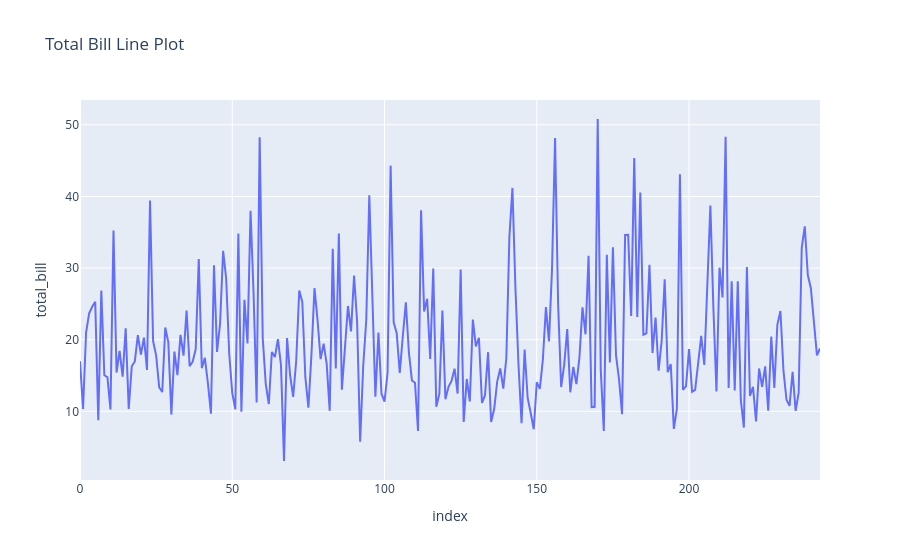

Notebook cell for this chart:
### Code cell
import plotly.express as px

fig = px.line(df, y="total_bill", title="Total Bill Line Plot")
fig.show()

### Figure 1 — Plotly figure (JSON) as saved in the notebook; plotly's stock layout.template omitted (floating-point values rounded to 4 significant figures; data arrays with more than 128 entries replaced by an {"elided": "..."} marker saying what was removed)
{"data": [{"hovertemplate": "index=%{x}<br>total_bill=%{y}<extra></extra>", "legendgroup": "", "line": {"color": "#636efa", "dash": "solid"}, "marker": {"symbol": "circle"}, "mode": "lines", "name": "", "orientation": "v", "showlegend": false, "type": "scatter", "x": {"elided": "244 int values"}, "xaxis": "x", "y": {"elided": "244 float values"}, "yaxis": "y"}], "layout": {"legend": {"tracegroupgap": 0}, "title": {"text": "Total Bill Line Plot"}, "xaxis": {"anchor": "y", "domain": [0, 1], "title": {"text": "index"}}, "yaxis": {"anchor": "x", "domain": [0, 1], "title": {"text": "total_bill"}}}}
